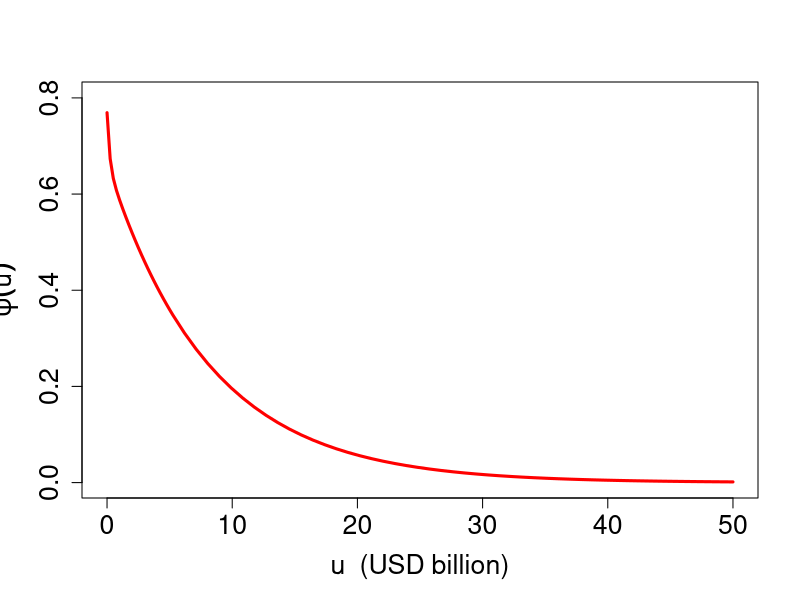
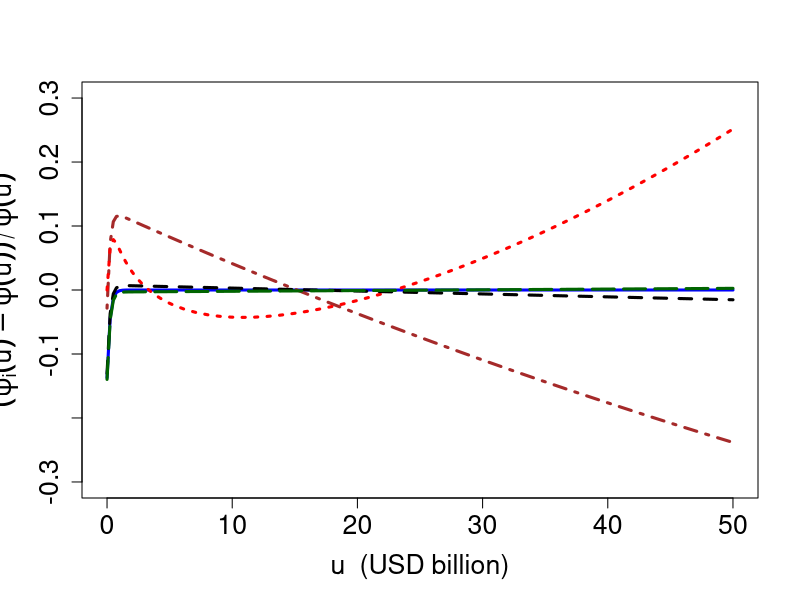
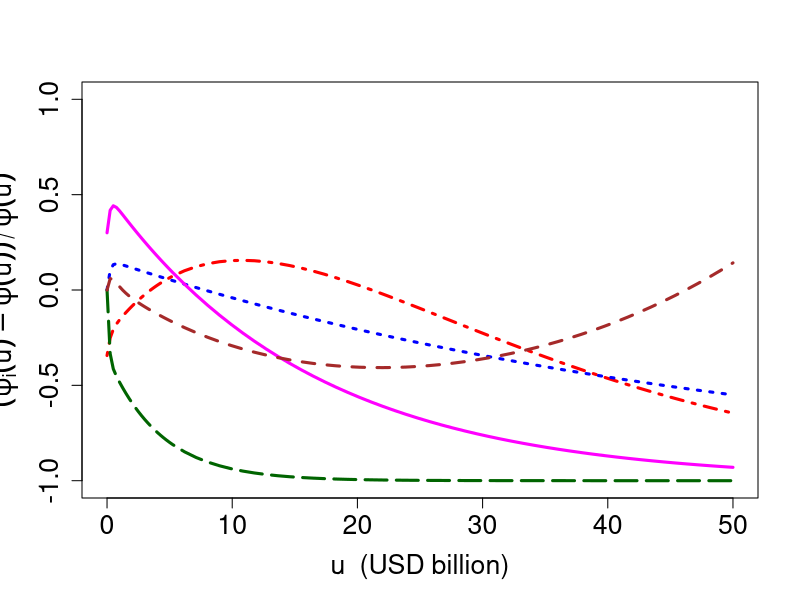

These charts were generated, in order, by the following R code:
rm(list = ls(all = TRUE))
graphics.off()

# setwd('C:/...')

# install.packages('MASS')
library(MASS)

u0 <- 5 * 10^10  # initial capital of insurance company (in USD)
n <- 70
u1 <- c(seq(0, by = u0/200, length.out = 21), seq(u0/10 + u0/200, by = (u0 - u0/10 - u0/200)/48, length.out = 49))
theta1 <- 0.3  # relative safety loading
dparameters1 <- list(c(0.0584, 0.9416), c(3.59e-10, 7.5088e-09))  # weights (first vector) and exponential parameters (second vector)

# produces the exact ruin probability in infinite time for insurance collective risk model with mixture of 2 exponentials
# distribution claims
ruinmix2exps <- function(u, theta, dparameters) {
    # u: initial capital for risk process theta: security loading in insurance collective risk model dparameters: list, composed
    # of 2 vectors containing the parameters of loss distribution, exponential parameters (first vector) and weights (second
    # vector)
    p1 <- dparameters[[1]]  # exponential parameters
    p2 <- dparameters[[2]]  # weights
    p <- p1[1]/p2[1]/(p1[1]/p2[1] + (1 - p1[1])/p2[2])
    psii <- p2[1] * (1 - p) + p2[2] * p
    r1 <- (psii + theta * sum(p2) - sqrt((psii + theta * sum(p2))^2 - 4 * prod(p2) * theta * (1 + theta)))/(2 * (1 + theta))
    r2 <- (psii + theta * sum(p2) + sqrt((psii + theta * sum(p2))^2 - 4 * prod(p2) * theta * (1 + theta)))/(2 * (1 + theta))
    y <- 1/((1 + theta) * (r2 - r1)) * ((psii - r1) * exp(-r1 * u) + (r2 - psii) * exp(-r2 * u))  # ruin probability using the Laplace transform inversion
    return(y)
}

# the exact ruin probability in infinite time
psi1 <- ruinmix2exps(u1, theta1, dparameters1)

# returns the k-th moment (up to fourth) of the mixture of 2 exponentials distribution claims
moments <- function(k, dparameters) {
    # k: order of moment to calculate dparameters: list, composed of 2 vectors containing the parameters of loss distribution,
    # weights (first vector) and exponential parameters (second vector)
    p1 <- dparameters[[1]]  # weights
    p2 <- dparameters[[2]]  # exponential parameters
    if (k == 1) {
        mk <- sum(p1/p2)
    } else {
        if (k == 2) {
            mk <- 2 * sum(p1/p2^2)
        } else {
            if (k == 3) {
                mk <- 6 * sum(p1/p2^3)
            } else {
                if (k == 4) {
                  mk <- 24 * sum(p1/p2^4)
                }
            }
        }
    }
    return(mk)  # k-th raw moment of the mixture of 2 exponentials distribution claims 
}

# returns the moment generating function or its k-th derivative (up to third) for mixture of 2 exponentials distribution
# claims
mgfs <- function(x, k, dparameters) {
    # x: scalar, n x 1 vector or m x n matrix, argument of the moment generating function k: scalar, integer, 0 =< k <= 3, order
    # of the derivative dparameters: list, composed of 2 vectors containing the parameters of the loss distribution, weights
    # (first vector) and exponential parameters (second vector)
    p1 <- dparameters[[1]]  # weights
    p2 <- dparameters[[2]]  # exponential parameters
    if (k == 0) {
        y <- sum((p1 * p2)/(p2 - t(x)))
    } else {
        if (k == 1) {
            y <- sum((p1 * p2)/(p2 - t(x))^2)
        } else {
            if (k == 2) {
                y <- 2 * sum((p1 * p2)/(p2 - t(x))^3)
            } else {
                if (k == 3) {
                  y <- 6 * sum((p1 * p2)/(p2 - t(x))^4)
                }
            }
        }
    }
    return(y)
}

m <- moments(1, dparameters1)  # 1st raw moment
m2 <- moments(2, dparameters1)  # 2nd raw moment
m3 <- moments(3, dparameters1)  # 3nd raw moment
m4 <- moments(4, dparameters1)  # 4th raw moment

# returns the adjustment coefficient R for mixture of 2 exponentials distribution claims
adjR <- function(theta, dparameters) {
    # theta: security loading in insurance collective risk model dparameters: list, composed of 2 vectors containing the
    # parameters of the loss distribution, weights (first vector) and exponential parameters (second vector)
    p1 <- dparameters[[1]]  # weights
    p2 <- dparameters[[2]]  # exponential parameters
    R0 <- min(p2)
    R0 <- c(12 * theta * m/(3 * m2 + sqrt(9 * m2^2 + 24 * m * m3 * theta)), R0)
    R0 <- min(R0)
    r <- R0
    err = 1
    while (err > 1e-09) {
        D1 <- 1 + (1 + theta) * m * r - mgfs(r, 0, dparameters1)
        D2 <- (1 + theta) * m - mgfs(r, 1, dparameters1)
        err <- r
        r <- r - D1/D2
        err <- abs(err - r)/r
        R <- r
    }
    return(R)  # adjustment coefficient R 
}

R <- adjR(theta1, dparameters1)  # adjustment coefficient R
mgfprim <- mgfs(R, 1, dparameters1)  # moment generating function 

C <- (theta1 * m)/(mgfprim - m * (1 + theta1))

# the exact ruin probability in infinite time
psi1 <- ruinmix2exps(u1, theta1, dparameters1)

# the Cramer-Lundberg approximation
psi2 <- C * exp(-R * u1)

# the exponential approximation
psi3 <- exp(-1 - (2 * m * theta1 * u1 - m2)/sqrt(m2^2 + 4 * theta1 * m * m3/3))

# the Lundberg approximation
psi4 <- (1 + (theta1 * u1 - m2/m/2) * (4 * theta1 * m^2 * m3/(3 * m2^3))) * exp(-(2 * m * theta1 * u1)/m2)

delta1 <- (2 * m * theta1)/(m2 + ((4 * m * m3/3/m2) - m2) * theta1)  # scale parameter of gamma distribution function
delta2 <- (1 + theta1)/(1 + ((4 * m * m3/3/m2^2) - 1) * theta1)  # shape parameter of gamma distribution function

# the Beekman-Bowers approximation
psi5 <- (1 - pgamma(u1, shape = delta2, scale = 1/delta1))/(1 + theta1)

# the Renyi approximation
psi6 <- exp(-(2 * m * theta1 * u1)/(m2 * (1 + theta1)))/(1 + theta1)

# parameters of the De Vylder approximation
delta <- 3 * m2/m3
beta <- 9 * m2^3/(2 * (1 + theta1) * m * m3^2)
p <- 3 * m2^2/(2 * (1 + theta1) * m * m3) - 1/(1 + theta1) + 1

# the De Vylder approximation
psi7 <- (beta/(p * delta)) * exp(-(delta - beta/p) * u1)

if (m2 * m4 < 3/2 * m3^2) {
    thetanew <- (theta1 * m * (2 * m3^2 - m2 * m4)/m2^2/m3)
    mnew <- ((3 * m3^2 - 2 * m2 * m4)/m2/m3)
    m2new <- ((m2 * m4 - 2 * m3^2) * (2 * m2 * m4 - 3 * m3^2)/m3^2/m2^2)
} else {
    thetanew <- 1/2 * theta1/m2^2 * m * (m3 + m2 * m)
    mnew <- m
    m2new <- 1/2/m2 * m * (m3 + m2 * m)
}

p1 <- mnew^2/(m2new - mnew^2)
p2 <- mnew/(m2new - mnew^2)
dparametersnew <- list(p1, p2)  # gamma parameters

# returns the k-th moment (up to fourth) of the mixture of 2 gamma distribution claims
momentsgam <- function(k, dparameters) {
    # k: order of moment to calculate dparameters: list of scalars, parameters of gamma distribution
    p1 <- dparameters[[1]]
    p2 <- dparameters[[2]]
    if (k == 1) {
        mk <- p1/p2
    } else {
        if (k == 2) {
            mk <- (p1^2 + p1)/(p2^2)
        } else {
            if (k == 3) {
                mk <- (p1^3 + 3 * p1^2 + 2 * p1)/(p2^3)
            } else {
                if (k == 4) {
                  mk <- p1 * (p1 + 1) * (p1 + 2) * (p1 + 3)/(p2^4)
                }
            }
        }
    }
    return(mk)  # k-th raw moment of gamma distribution claims 
}

# returns the moment generating function or its k-th derivative (up to third) for gamma distribution claims
mgfsg <- function(x, k, dparameters) {
    # x: scalar, argument of the moment generating function k: scalar, integer, 0 =< k <= 3, order of the derivative
    # dparameters: list of scalars, parameters of gamma distribution
    p1 <- dparameters[[1]]
    p2 <- dparameters[[2]]
    if (k == 0) {
        y <- p2^p1/((p2 - x)^p1)
    } else {
        if (k == 1) {
            y <- (p1/p2) * (p2/(p2 - x))^(p1 + 1)
        } else {
            if (k == 2) {
                y <- p1 * (p1 + 1) * p2^p1/(p2 - x)^(p1 + 2)
            } else {
                if (k == 3) {
                  y <- p1 * (p1 + 1) * (p1 + 2) * p2^p1/(p2 - x)^(p1 + 3)
                }
            }
        }
    }
    return(y)
}

# moments for gamma distribution claims
mg <- momentsgam(1, dparametersnew)  # 1st raw moment
mg2 <- momentsgam(2, dparametersnew)  # 2nd raw moment
mg3 <- momentsgam(3, dparametersnew)  # 3nd raw moment

# returns the adjustment coefficient R for gamma distribution claims
adjR <- function(theta, dparameters) {
    # theta: security loading in insurance collective risk model dparameters: list of scalars, parameters of gamma distribution
    p1 <- dparameters[[1]]
    p2 <- dparameters[[2]]
    R0 <- 0.99999999 * p2
    R0 <- c(12 * theta * mg/(3 * mg2 + sqrt(9 * mg2^2 + 24 * mg * mg3 * theta)), R0)
    R0 <- min(R0)
    r <- R0
    err <- 1
    while (err > 1e-09) {
        D1 <- 1 + (1 + theta) * mg * r - mgfsg(r, 0, dparameters)
        D2 <- (1 + theta) * mg - mgfsg(r, 1, dparameters)
        err <- r
        r <- r - D1/D2
        err <- abs(err - r)/r
        R <- r
    }
    return(R)  # adjustment coefficient R 
}

R <- adjR(thetanew, dparametersnew)  # adjustment coefficient R for gamma distribution claims
mgfprim <- mgfsg(R, 1, dparametersnew)  # moment generating function for gamma distribution claims 

C <- (thetanew * mg)/(mgfprim - mg * (1 + thetanew))
Cram <- C * exp(-R * u1)  # the Cramer-Lundberg approximation for gamma claims 

u1 <- u1 * p2/p1
b <- 1/p1
n <- length(u1)

# the function to be integrated
exactgamint <- function(x) {
    j <- 1
    while (j < n + 1) {
        uj <- u1[j]
        L <- x^(1/b) * exp(-(x + 1) * uj/b)
        M <- (x^(1/b) * (1 + (1 + thetanew) * (x + 1)/b) - cos(pi/b))^2 + sin(pi/b)^2
        j <- j + 1
    }
    y <- L/M
    return(y)
}

# integrates exactgamint function using the Simpson's method
d <- area(exactgamint, 0, 0.001)
d <- d + area(exactgamint, 0.001, 1)
d <- rbind(1, d)

err <- 1e-05
int <- matrix(1, n)
j <- 1
while (j < n + 1) {
    i <- 2
    while (abs((d[i - 1] - d[i])/d[i]) > err) {
        v <- area(exactgamint, i - 1, i)
        d <- rbind(d, (v + d[i]))
        i <- i + 1
    }
    endd <- length(d)
    int[j] <- d[endd]
    j <- j + 1
}

# the 4-moment gamma De Vylder approximation
psi8 <- Cram + as.vector((thetanew * sin(pi/b)/pi/b) * int)

u1 <- c(seq(0, by = u0/200, length.out = 21), seq(u0/10 + u0/200, by = (u0 - u0/10 - u0/200)/48, length.out = 49))

# the heavy traffic approximation
psi9 <- exp((-2 * theta1 * m * u1)/m2)

pa <- matrix(dparameters1[[1]])  # 2 x 1 matrix of weights
pb <- matrix(dparameters1[[2]])  # 2 x 1 matrix of exponential parameters

paa <- matrix(pa, nrow = 2, ncol = length(u1))
pbb <- matrix(pb, nrow = 2, ncol = length(u1))

d <- rowSums(t(paa/pbb * exp(-pb %*% u1)))
c <- matrix(m, nrow = length(d)) - d

# the light traffic approximation
psi10 <- (m - c)/(1 + theta1)/m

u2 <- (1 - 1/(1 + theta1)) * u1  # capital for the light traffic approximation

paa <- matrix(pa, nrow = 2, ncol = length(u2))
pbb <- matrix(pb, nrow = 2, ncol = length(u2))

d <- rowSums(t(paa/pbb * exp(-pb %*% u2)))
c <- matrix(m, nrow = length(d)) - d

psil <- (m - c)/(1 + theta1)/m  # the new light traffic approximation

# the heavy-light traffic approximation
psi11 <- (1/(1 + theta1)^2) * psi9 + (1 - 1/(1 + theta1)) * psil

u1 <- u1/10^9

# the relative errors of the approximations
err2 <- (psi2 - psi1)/psi1
err3 <- (psi3 - psi1)/psi1
err4 <- (psi4 - psi1)/psi1
err5 <- (psi5 - psi1)/psi1
err6 <- (psi6 - psi1)/psi1
err7 <- (psi7 - psi1)/psi1
err8 <- (psi8 - psi1)/psi1
err9 <- (psi9 - psi1)/psi1
err10 <- (psi10 - psi1)/psi1
err11 <- (psi11 - psi1)/psi1

plot(u1, psi1, type = "l", col = "red", ylim = c(0, 0.801), lwd = 3, main = "", xlab = "u  (USD billion)", ylab = expression(psi(u)), 
    cex.axis = 1.6, cex.lab = 1.6)
dev.new()
plot(u1, err2, type = "l", col = "blue", ylim = c(-0.301, 0.301), lwd = 3, main = "", xlab = "u  (USD billion)", ylab = expression((psi[i](u) - 
    psi(u))/psi(u)), cex.axis = 1.6, cex.lab = 1.6)
lines(u1, err3, col = "brown", lwd = 3, lty = 4)
lines(u1, err5, col = "red", lwd = 3, lty = 3)
lines(u1, err7, col = "black", lwd = 3, lty = 2)
lines(u1, err8, col = "darkgreen", lwd = 3, lty = 5)
dev.new()
plot(u1, err4, type = "l", lty = 4, col = "red", ylim = c(-1.01, 1.01), lwd = 3, main = "", xlab = "u  (USD billion)", ylab = expression((psi[i](u) - 
    psi(u))/psi(u)), cex.axis = 1.6, cex.lab = 1.6)
lines(u1, err6, col = "blue", lwd = 3, lty = 3)
lines(u1, err9, col = "magenta", lwd = 3)
lines(u1, err10, col = "darkgreen", lwd = 3, lty = 5)
lines(u1, err11, col = "brown", lwd = 3, lty = 2) 
